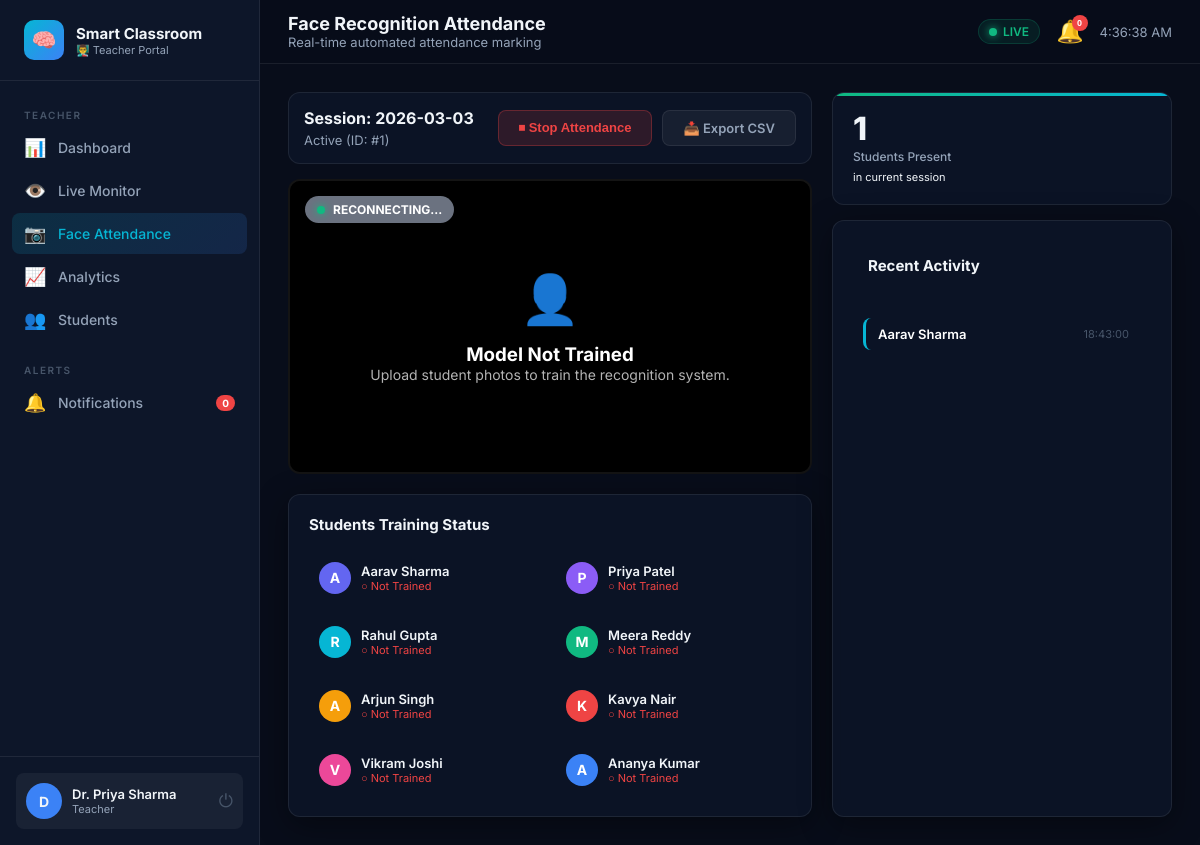
The app's page /face-attendance/ (signed in) with its own data.
### models/user.py (models this page shows, shortened)
class User(UserMixin, db.Model):
    __tablename__ = 'users'
    id           = db.Column(db.Integer, primary_key=True)
    name         = db.Column(db.String(100), nullable=False)
    email        = db.Column(db.String(120), unique=True, nullable=False)
    password_hash= db.Column(db.String(256), nullable=False)
    role         = db.Column(db.String(20), default='student')  # student/teacher/admin
    avatar_color = db.Column(db.String(20), default='#6366f1')
    created_at   = db.Column(db.DateTime, default=datetime.utcnow)
    is_active_   = db.Column(db.Boolean, default=True)
    student_profile = db.relationship('StudentProfile', backref='user', uselist=False, lazy=True)
    teacher_entries = db.relationship('TimetableEntry',  backref='teacher', lazy=True)
    def is_student(self):  return self.role == 'student'
    def is_teacher(self):  return self.role == 'teacher'

class StudentProfile(db.Model):
    __tablename__ = 'student_profiles'
    id             = db.Column(db.Integer, primary_key=True)
    user_id        = db.Column(db.Integer, db.ForeignKey('users.id'), nullable=False)
    department_id  = db.Column(db.Integer, db.ForeignKey('departments.id'), nullable=True)
    enrollment_no  = db.Column(db.String(30), unique=True, nullable=True)
    semester       = db.Column(db.Integer, default=1)
    avatar_color   = db.Column(db.String(20), default='#06b6d4')
    is_face_trained = db.Column(db.Boolean, default=False)
    face_image_path = db.Column(db.String(300), nullable=True)
    attendances    = db.relationship('Attendance',    backref='student', lazy=True)
    focus_sessions = db.relationship('FocusSession',  backref='student', lazy=True)

### models/timetable.py (models this page shows)
class ClassSession(db.Model):
    __tablename__ = 'class_sessions'
    id             = db.Column(db.Integer, primary_key=True)
    timetable_id   = db.Column(db.Integer, db.ForeignKey('timetable_entries.id'), nullable=False)
    date           = db.Column(db.Date, default=datetime.utcnow)
    started_at     = db.Column(db.DateTime, default=datetime.utcnow)
    ended_at       = db.Column(db.DateTime, nullable=True)
    status         = db.Column(db.String(20), default='active')   # active/ended
    attendances    = db.relationship('Attendance',   backref='class_session', lazy=True)
    focus_sessions = db.relationship('FocusSession', backref='class_session', lazy=True)

### routes/face_attendance.py (the view)
@face_att_bp.route('/')
@login_required
@teacher_required
def dashboard():
    profiles = StudentProfile.query.all()
    active_session = (ClassSession.query
                      .join(ClassSession.timetable_entry)
                      .filter(TimetableEntry.teacher_id == current_user.id,
                              ClassSession.status == 'active')
                      .order_by(ClassSession.id.desc())
                      .first())
    marked = {}
    if active_session:
        atts = Attendance.query.filter_by(class_session_id=active_session.id).all()
        marked = {a.student_id: a.joined_at.strftime('%H:%M:%S') for a in atts}
    return render_template('face_attendance/dashboard.html',
                           profiles=profiles,
                           active_session=active_session,
                           marked=marked,
                           model_ready=face_recognizer.is_ready())

### ai/face_recognizer.py (called while the page is built)
    def is_ready(self) -> bool:
        return self._model is not None and len(self._id_to_student_id) > 0

### routes/face_attendance.py (called while the page is built)
def teacher_required(f):
    @wraps(f)
    def decorated(*args, **kwargs):
        if not current_user.is_authenticated or current_user.role not in ('teacher', 'admin'):
            flash('Teacher access required.', 'error')
            return redirect(url_for('auth.login'))
        return f(*args, **kwargs)
    return decorated

### templates/face_attendance/dashboard.html (shortened to what this page needs)
{% extends 'base.html' %}
{% block page_title %}Face Recognition Attendance{% endblock %}
{% block page_subtitle %}Real-time automated attendance marking{% endblock %}
{% block content %}
<div class="attendance-layout">
    <div class="main-column">
        <div class="control-card">
            <div style="display:flex; justify-content: space-between; align-items: center;">
                <div>
                    <h3 style="margin:0; font-size:16px;">Session: {{ active_session.date if active_session else 'No Active Session' }}</h3>
                    <p style="margin:4px 0 0; font-size:13px; color:var(--text-secondary);">
                        {% if active_session %}Active (ID: #{{ active_session.id }}){% else %}Please start a session to begin.{% endif %}
                    </p>
                </div>
                <div style="display:flex; gap:10px;">
                    {% if active_session %}
                        <form action="{{ url_for('face_attendance.stop_attendance') }}" method="POST">
                            <button type="submit" class="btn btn-danger">⏹ Stop Attendance</button>
                        </form>
                        <a href="{{ url_for('face_attendance.export_csv', session_id=active_session.id) }}" class="btn btn-ghost">📥 Export CSV</a>
                    {% else %}
                        <form action="{{ url_for('face_attendance.start_attendance') }}" method="POST">
                            <button type="submit" class="btn btn-primary">▶ Start New Session</button>
                        </form>
                    {% endif %}
                </div>
            </div>
        </div>
        <div class="video-panel">
            <div id="status-badge" class="status-badge status-idle">
                <div class="status-dot"></div> <span id="status-text">INITIALIZING...</span>
            </div>
            <div id="idle-overlay" class="video-overlay">
                <div style="font-size:48px; margin-bottom:15px;">👤</div>
                <h3 id="overlay-msg">{% if not model_ready %}Model Not Trained{% elif not active_session %}Session Not Started{% else %}Waiting for Stream...{% endif %}</h3>
                <p style="font-size:14px; opacity:0.7;">
                    {% if not model_ready %}Upload student photos to train the recognition system.{% else %}Click start to activate real-time face recognition.{% endif %}
                </p>
            </div>
        </div>
        <div class="card" style="margin-top:20px;">
            <div class="section-header">
                <div class="section-title">Students Training Status</div>
            </div>
            <div style="display:grid; grid-template-columns: repeat(auto-fill, minmax(200px, 1fr)); gap:12px;">
                {% for p in profiles %}
                <div style="background:var(--bg-dark); padding:10px; border-radius:8px; display:flex; align-items:center; gap:10px; border:1px solid var(--border);">
                    <div class="student-avatar" style="background:{{ p.avatar_color }}; width:32px; height:32px; font-size:14px;">{{ p.user.name[0] }}</div>
                    <div style="flex:1; overflow:hidden;">
                        <div style="font-weight:600; font-size:13px; white-space:nowrap; overflow:hidden; text-overflow:ellipsis;">{{ p.user.name }}</div>
                        <div style="font-size:11px;">
                            {% if p.is_face_trained %}
                                <span style="color:#10b981;">● Trained</span>
                            {% else %}
                                <span style="color:#ef4444;">○ Not Trained</span>
                            {% endif %}
                        </div>
                    </div>
                </div>
                {% endfor %}
            </div>
        </div>
    </div>
    <div class="log-panel">
        <div class="stat-card" style="--card-accent: linear-gradient(90deg,#10b981,#06b6d4); padding:20px;">
            <div class="stat-value" id="count-marked">{{ marked|length }}</div>
            <div class="stat-label">Students Present</div>
            <div class="stat-change" id="session-label">in current session</div>
        </div>
        <div class="card log-card">
            <div class="section-header" style="padding:15px; border-bottom:1px solid var(--border);">
                <div class="section-title">Recent Activity</div>
            </div>
            <div id="attendance-log" class="log-list">
                {% if marked %}
                    {% for sid, ts in marked.items() %}
                        <div class="log-item" id="log-{{ sid }}">
                            <span class="recognized-name">{{ profiles|selectattr("id", "equalto", sid)|first|attr("user")|attr("name") }}</span>
                            <span class="recognized-time">{{ ts }}</span>
                        </div>
                    {% endfor %}
                {% else %}
                    <div id="empty-log" class="empty-state" style="padding:20px 0;">
                        <p style="font-size:12px;">Waiting for detections...</p>
                    </div>
                {% endif %}
            </div>
        </div>
    </div>
</div>
{% endblock %}

### templates/base.html (shortened to what this page needs)
<!DOCTYPE html>
<html lang="en">
<head>
  <link rel="stylesheet" href="{{ url_for('static', filename='css/main.css') }}"/>
</head>
<body>
{% set role_accent = {
  'teacher': '--accent-blue',
  'admin':   '--accent-yellow',
  'student': '--accent-cyan'
}[current_user.role] if current_user.is_authenticated else '--accent-cyan' %}
<div class="layout">
  <aside class="sidebar" data-role="{{ current_user.role if current_user.is_authenticated else 'student' }}">
    <div class="sidebar-logo">
      <div class="logo-icon">🧠</div>
      <div>
        <span>Smart Classroom</span>
        <small>
          {% if current_user.is_authenticated %}
            {% if current_user.is_student() %}🎓 Student Portal
            {% elif current_user.is_teacher() %}👨‍🏫 Teacher Portal
            {% else %}🛡️ Admin Portal{% endif %}
          {% endif %}
        </small>
      </div>
    </div>
    <nav class="sidebar-nav">
      {% if current_user.is_authenticated and current_user.is_student() %}
      <div class="nav-section-label">Student</div>
      <a href="{{ url_for('student.dashboard') }}" class="nav-link {% if request.endpoint == 'student.dashboard' %}active{% endif %}">
        <span class="nav-icon">🏠</span> My Dashboard
      </a>
      <a href="{{ url_for('student.schedule') }}" class="nav-link {% if request.endpoint == 'student.schedule' %}active{% endif %}">
        <span class="nav-icon">📅</span> Schedule
      </a>
      <a href="{{ url_for('student.attendance') }}" class="nav-link {% if request.endpoint == 'student.attendance' %}active{% endif %}">
        <span class="nav-icon">✅</span> Attendance
      </a>
      <a href="{{ url_for('student.analytics') }}" class="nav-link {% if request.endpoint == 'student.analytics' %}active{% endif %}">
        <span class="nav-icon">📈</span> My Analytics
      </a>
      {% elif current_user.is_authenticated and current_user.is_teacher() %}
      <div class="nav-section-label">Teacher</div>
      <a href="{{ url_for('dashboard.index') }}" class="nav-link {% if request.endpoint == 'dashboard.index' %}active{% endif %}">
        <span class="nav-icon">📊</span> Dashboard
      </a>
      <a href="{{ url_for('monitoring.live') }}" class="nav-link {% if request.endpoint == 'monitoring.live' %}active{% endif %}">
        <span class="nav-icon">👁️</span> Live Monitor
      </a>
      <a href="{{ url_for('face_attendance.dashboard') }}" class="nav-link {% if request.endpoint and request.endpoint.startswith('face_attendance') %}active{% endif %}">
        <span class="nav-icon">📷</span> Face Attendance
      </a>
      <a href="{{ url_for('analytics.index') }}" class="nav-link {% if request.endpoint == 'analytics.index' %}active{% endif %}">
        <span class="nav-icon">📈</span> Analytics
      </a>
      <a href="{{ url_for('students.index') }}" class="nav-link {% if request.endpoint == 'students.index' %}active{% endif %}">
        <span class="nav-icon">👥</span> Students
      </a>
      {% endif %}
      <div class="nav-section-label" style="margin-top:12px;">Alerts</div>
      <a href="#" class="nav-link" onclick="openAlertDrawer()">
        <span class="nav-icon">🔔</span> Notifications
        <span class="nav-badge" id="sidebar-alert-count">0</span>
      </a>
    </nav>
    <div class="sidebar-footer">
      <div class="user-card">
        <div class="user-avatar" style="background:{{ current_user.avatar_color if current_user.is_authenticated else '#6366f1' }}">
          {{ current_user.name[0].upper() if current_user.is_authenticated else '?' }}
        </div>
        <div class="user-info">
          <div class="user-name">{{ current_user.name if current_user.is_authenticated else 'Guest' }}</div>
          <div class="user-role">{{ current_user.role.title() if current_user.is_authenticated else '' }}</div>
        </div>
        <a href="{{ url_for('auth.logout') }}" class="logout-btn" title="Logout">⏻</a>
      </div>
    </div>
  </aside>
  <div class="main-area">
    <header class="topbar">
      <div class="topbar-title">
        {% block page_title %}Dashboard{% endblock %}
        <small>{% block page_subtitle %}AI-Powered Smart Classroom{% endblock %}</small>
      </div>
      <div class="topbar-right">
        <div class="live-badge"><div class="status-dot"></div> LIVE</div>
        <button class="alert-btn" onclick="openAlertDrawer()" title="Alerts">
          🔔 <span class="alert-count" id="topbar-alert-count">0</span>
        </button>
        <div style="font-size:13px;color:var(--text-secondary);" id="clock"></div>
      </div>
    </header>
    <main class="page-content fade-in">
      {% block content %}{% endblock %}
    </main>
  </div>
</div>
</body>
</html>

### templates/face_attendance/dashboard.html (style rules this page uses)
.attendance-layout { display: grid; grid-template-columns: 1fr 340px; gap: 20px; }
.video-panel { background: #000; border-radius: 12px; overflow: hidden; position: relative; aspect-ratio: 16/9; border: 2px solid var(--glass-border); }
.video-overlay { position: absolute; inset: 0; display: flex; flex-direction: column; align-items: center; justify-content: center; background: rgba(0,0,0,0.6); color: white; z-index: 5; }
.status-badge { position: absolute; top: 15px; left: 15px; padding: 6px 12px; border-radius: 20px; font-size: 12px; font-weight: 700; z-index: 10; display: flex; align-items: center; gap: 8px; }
.status-idle { background: #6b7280; color: white; }
.log-panel { display: flex; flex-direction: column; gap: 15px; height: 100%; }
.log-card { flex: 1; display: flex; flex-direction: column; overflow: hidden; }
.log-list { flex: 1; overflow-y: auto; padding: 10px; display: flex; flex-direction: column; gap: 8px; font-size: 13px; }
.log-item { display: flex; justify-content: space-between; align-items: center; padding: 8px 12px; background: var(--bg-dark); border-radius: 8px; border-left: 3px solid var(--accent-cyan); animation: slideIn 0.3s ease-out; }
.recognized-name { font-weight: 600; color: white; }
.recognized-time { font-size: 11px; color: var(--text-muted); }
.control-card { background: var(--bg-card); padding: 15px; border-radius: 12px; border: 1px solid var(--glass-border); margin-bottom: 15px; }

### records on screen
User: name "D", name "Dr. Priya Sharma", role "Teacher"
ClassSession: date "2026-03-03", id "1"
StudentProfile: user "A", user.name "Aarav Sharma", is_face_trained "○ Not Trained"
StudentProfile: user "P", user.name "Priya Patel", is_face_trained "○ Not Trained"
StudentProfile: user "R", user.name "Rahul Gupta", is_face_trained "○ Not Trained"
StudentProfile: user "M", user.name "Meera Reddy", is_face_trained "○ Not Trained"
StudentProfile: user "A", user.name "Arjun Singh", is_face_trained "○ Not Trained"
StudentProfile: user "K", user.name "Kavya Nair", is_face_trained "○ Not Trained"
StudentProfile: user "V", user.name "Vikram Joshi", is_face_trained "○ Not Trained"
StudentProfile: user "A", user.name "Ananya Kumar", is_face_trained "○ Not Trained"

### other values on screen
{{ marked|length }} "1"
{{ ts }} "18:43:00"
